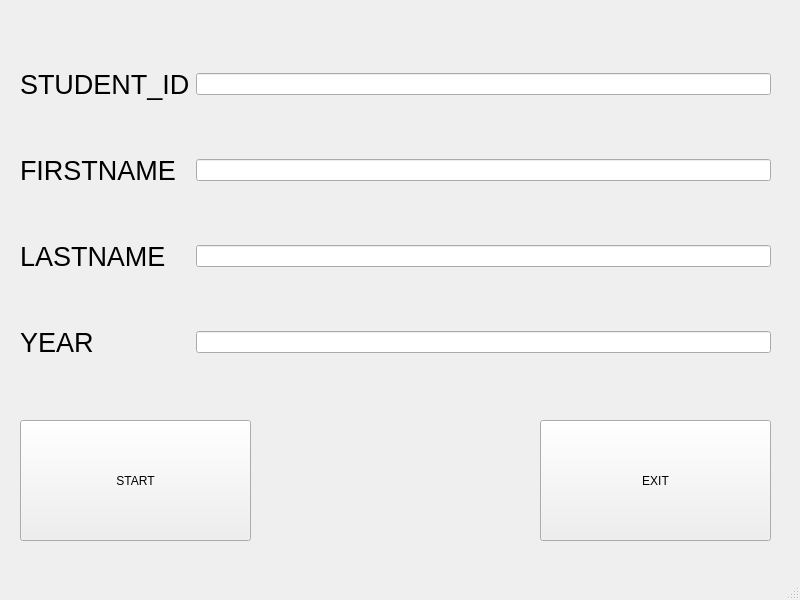
<?xml version="1.0" encoding="UTF-8"?>
<ui version="4.0">
 <class>MainWindow</class>
 <widget class="QMainWindow" name="MainWindow">
  <property name="geometry">
   <rect>
    <x>0</x>
    <y>0</y>
    <width>800</width>
    <height>600</height>
   </rect>
  </property>
  <property name="windowTitle">
   <string>MainWindow</string>
  </property>
  <widget class="QWidget" name="centralwidget">
   <widget class="QPushButton" name="pushButton">
    <property name="geometry">
     <rect>
      <x>20</x>
      <y>420</y>
      <width>231</width>
      <height>121</height>
     </rect>
    </property>
    <property name="text">
     <string>START</string>
    </property>
   </widget>
   <widget class="QPushButton" name="pushButton_2">
    <property name="geometry">
     <rect>
      <x>540</x>
      <y>420</y>
      <width>231</width>
      <height>121</height>
     </rect>
    </property>
    <property name="text">
     <string>EXIT</string>
    </property>
   </widget>
   <widget class="QWidget" name="">
    <property name="geometry">
     <rect>
      <x>20</x>
      <y>20</y>
      <width>751</width>
      <height>391</height>
     </rect>
    </property>
    <layout class="QGridLayout" name="gridLayout">
     <item row="1" column="1">
      <widget class="QLineEdit" name="lineEdit_2"/>
     </item>
     <item row="2" column="0">
      <widget class="QLabel" name="label_3">
       <property name="font">
        <font>
         <pointsize>20</pointsize>
        </font>
       </property>
       <property name="text">
        <string>LASTNAME</string>
       </property>
      </widget>
     </item>
     <item row="2" column="1">
      <widget class="QLineEdit" name="lineEdit_3"/>
     </item>
     <item row="1" column="0">
      <widget class="QLabel" name="label_2">
       <property name="font">
        <font>
         <pointsize>20</pointsize>
        </font>
       </property>
       <property name="text">
        <string>FIRSTNAME</string>
       </property>
      </widget>
     </item>
     <item row="3" column="0">
      <widget class="QLabel" name="label_4">
       <property name="font">
        <font>
         <pointsize>20</pointsize>
        </font>
       </property>
       <property name="text">
        <string>YEAR</string>
       </property>
      </widget>
     </item>
     <item row="0" column="1">
      <widget class="QLineEdit" name="lineEdit"/>
     </item>
     <item row="0" column="0">
      <widget class="QLabel" name="label">
       <property name="font">
        <font>
         <pointsize>20</pointsize>
        </font>
       </property>
       <property name="text">
        <string>STUDENT_ID</string>
       </property>
      </widget>
     </item>
     <item row="3" column="1">
      <widget class="QLineEdit" name="lineEdit_4"/>
     </item>
    </layout>
   </widget>
  </widget>
  <widget class="QMenuBar" name="menubar">
   <property name="geometry">
    <rect>
     <x>0</x>
     <y>0</y>
     <width>800</width>
     <height>26</height>
    </rect>
   </property>
  </widget>
  <widget class="QStatusBar" name="statusbar"/>
 </widget>
 <resources/>
 <connections/>
</ui>
